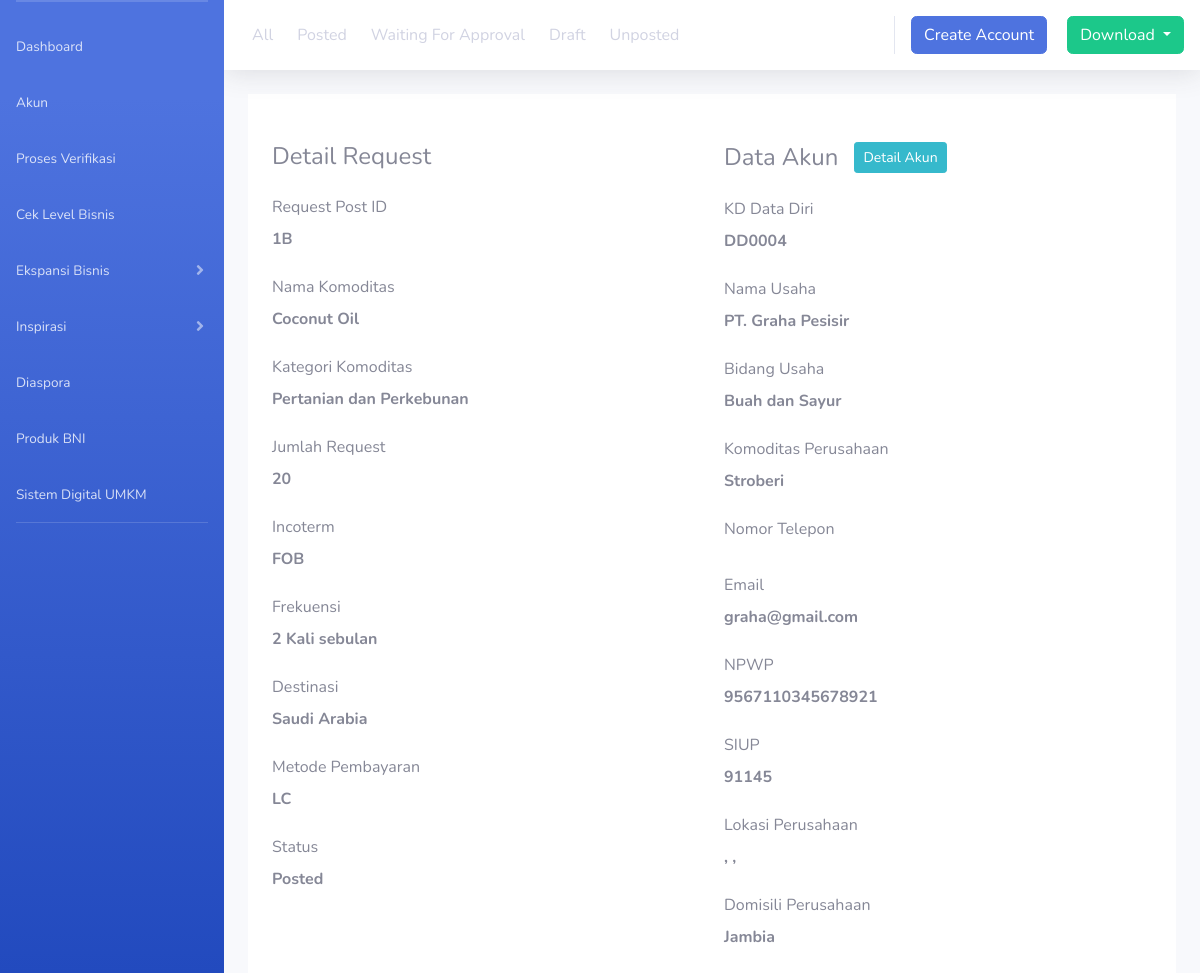
/ekspansirequest/detail/1B, run on the app's committed database.
### tables this page shows
CREATE TABLE `ekspansi_request` (
  `request_post_id` varchar(100) NOT NULL,
  `comodity_name` varchar(100) NOT NULL,
  `kd_data_diri` varchar(50) NOT NULL,
  `request_id` varchar(50) NOT NULL,
  `destination` varchar(100) NOT NULL,
  `category` varchar(100) NOT NULL,
  `status` varchar(75) NOT NULL,
  `application` int(50) NOT NULL,
  `payment` varchar(100) NOT NULL,
  `create_date` date NOT NULL,
  `qty_komoditas` int(11) NOT NULL,
  `incoterm` varchar(500) NOT NULL,
  `frekuensi` varchar(500) NOT NULL
);

CREATE TABLE `data_usaha` (
  `id_usaha` int(10) NOT NULL,
  `nama_usaha` varchar(50) NOT NULL,
  `domisili_perusahaan` varchar(50) NOT NULL,
  `email_perusahaan` varchar(70) NOT NULL,
  `website` text NOT NULL,
  `bidang_usaha` varchar(50) NOT NULL,
  `komoditi_usaha` varchar(50) NOT NULL,
  `skala` varchar(50) NOT NULL,
  `satuan` varchar(50) NOT NULL,
  `nib` varchar(50) NOT NULL,
  `npwp_perusahaan` varchar(50) NOT NULL,
  `no_siup` varchar(50) NOT NULL,
  `no_peb` varchar(50) NOT NULL,
  `no_akta` varchar(50) NOT NULL,
  `verified` varchar(50) NOT NULL,
  `qyc_nib` tinyint(4) NOT NULL,
  `qyc_npwp` tinyint(4) NOT NULL,
  `qyc_siup` tinyint(4) NOT NULL,
  `qyc_peb` tinyint(4) NOT NULL,
  `qyc_akta` tinyint(4) NOT NULL,
  `qyc_domisili` tinyint(4) NOT NULL,
  `foto_nib` varchar(500) DEFAULT NULL,
  `foto_npwp` varchar(500) DEFAULT NULL,
  `foto_siup` varchar(500) DEFAULT NULL,
  `foto_peb` varchar(500) DEFAULT NULL,
  `foto_akta` varchar(500) DEFAULT NULL,
  `foto_domisili` varchar(500) DEFAULT NULL,
  `kd_data_diri` varchar(20) DEFAULT NULL
);

### application/models/Ekspansirequest_m.php (called while the page is built, shortened)
<?php defined('BASEPATH') or exit('No direct script access allowed');
class ekspansirequest_m extends CI_ModeL
{
    public function get_by_request_id($id) {
        $this->db->from('ekspansi_request as er');
        $this->db->where('er.request_post_id', $id);
        $query = $this->db->get();
        return $query->row();
    }
}

### application/controllers/Ekspansirequest.php (called while the page is built, shortened)
<?php
class ekspansirequest extends CI_Controller
{
    function detail ($id) {
        $ekspansiRequest = $this->ekspansirequest->get_by_request_id($id);
        $data = array(
            'title' => 'Detail Ekspansi Request',
            'header' => 'template/header',
            'menu' => 'template/menu',
            'content' => 'template/content',
            'app' => 'ekspansirequest_detail',
            'ekspansi_request' => $ekspansiRequest,
            'user' => $this->detail_akun->get_data($ekspansiRequest->kd_data_diri)[0],
        );
    }
}

### index.php (called while the page is built, shortened)
<?php
require_once BASEPATH.'core/CodeIgniter.php';

### application/models/Detail_akun_model.php (called while the page is built, shortened)
<?php
class detail_akun_model extends CI_Model
{
    public function get_data($id)
    {
        $kd_diri = $id;
        $this->db->where('kd_data_diri', $kd_diri);
        return $this->db->get('data_usaha')->result_array();
    }
}

### application/views/ekspansirequest_detail.php (the view, shortened to what this page needs)
<div class="container" style="background-color: #FFF">
    <div class="row">
        <div class="col-12 col-md-6 pt-5">
            <div class="row">
                <div class="col-12 d-flex mb-4" style="flex-direction: row; justify-content: flex-start; align-items: center;">
                    <h4 class="mb-0">Detail Request</h4>
                </div>
                <div class="col-12 d-flex mb-4" style="flex-direction: column">
                    <label>Request Post ID</label>
                    <span>
                        <strong><?= $ekspansi_request->request_post_id ?></strong>
                    </span>
                </div>
                <div class="col-12 d-flex mb-4" style="flex-direction: column">
                    <label>Nama Komoditas</label>
                    <span>
                        <strong><?= $ekspansi_request->comodity_name ?></strong>
                    </span>
                </div>
                <div class="col-12 d-flex mb-4" style="flex-direction: column">
                    <label>Kategori Komoditas</label>
                    <span>
                        <strong><?= $ekspansi_request->category ?></strong>
                    </span>
                </div>
                <div class="col-12 d-flex mb-4" style="flex-direction: column">
                    <label>Jumlah Request</label>
                    <span>
                        <strong><?= $ekspansi_request->qty_komoditas ?></strong>
                    </span>
                </div>
                <div class="col-12 d-flex mb-4" style="flex-direction: column">
                    <label>Incoterm</label>
                    <span>
                        <strong><?= $ekspansi_request->incoterm ?></strong>
                    </span>
                </div>
                <div class="col-12 d-flex mb-4" style="flex-direction: column">
                    <label>Frekuensi</label>
                    <span>
                        <strong><?= $ekspansi_request->frekuensi ?></strong>
                    </span>
                </div>
                <div class="col-12 d-flex mb-4" style="flex-direction: column">
                    <label>Destinasi</label>
                    <span>
                        <strong><?= $ekspansi_request->destination ?></strong>
                    </span>
                </div>
                <div class="col-12 d-flex mb-4" style="flex-direction: column">
                    <label>Metode Pembayaran</label>
                    <span>
                        <strong><?= $ekspansi_request->payment ?></strong>
                    </span>
                </div>
                <div class="col-12 d-flex mb-4" style="flex-direction: column">
                    <label>Status</label>
                    <span>
                        <strong><?= $ekspansi_request->status ?></strong>
                    </span>
                </div>
            </div>
        </div>
        <div class="col-12 col-md-6 pt-5">
            <div class="row">
                <div class="col-12 d-flex mb-4" style="flex-direction: row; justify-content: flex-start; align-items: center;">
                    <h4 class="mb-0">Data Akun</h4>
                    <a href="<?= site_url('/akun/detail_akun/'.$user['kd_data_diri']) ?>" class="btn btn-sm btn-info d-inline-block ml-3">Detail Akun</a>
                </div>
                <div class="col-12 d-flex mb-4" style="flex-direction: column">
                    <label>KD Data Diri</label>
                    <span>
                        <strong><?= $user['kd_data_diri'] ?></strong>
                    </span>
                </div>
                <div class="col-12 d-flex mb-4" style="flex-direction: column">
                    <label>Nama Usaha</label>
                    <span>
                        <strong><?= $user['nama_usaha'] ?></strong>
                    </span>
                </div>
                <div class="col-12 d-flex mb-4" style="flex-direction: column">
                    <label>Bidang Usaha</label>
                    <span>
                        <strong><?= $user['bidang_usaha'] ?></strong>
                    </span>
                </div>
                <div class="col-12 d-flex mb-4" style="flex-direction: column">
                    <label>Komoditas Perusahaan</label>
                    <span>
                        <strong><?= $user['komoditi_usaha'] ?></strong>
                    </span>
                </div>
                <div class="col-12 d-flex mb-4" style="flex-direction: column">
                    <label>Nomor Telepon</label>
                </div>
                <div class="col-12 d-flex mb-4" style="flex-direction: column">
                    <label>Email</label>
                    <span>
                        <strong><?= $user['email_perusahaan'] ?></strong>
                    </span>
                </div>
                <div class="col-12 d-flex mb-4" style="flex-direction: column">
                    <label>NPWP</label>
                    <span>
                        <strong><?= $user['npwp_perusahaan'] ?></strong>
                    </span>
                </div>
                <div class="col-12 d-flex mb-4" style="flex-direction: column">
                    <label>SIUP</label>
                    <span>
                        <strong><?= $user['no_siup'] ?></strong>
                    </span>
                </div>
                <div class="col-12 d-flex mb-4" style="flex-direction: column">
                    <label>Lokasi Perusahaan</label>
                    <span>
                        <strong><?= $user['kecamatan'] ?>, <?= $user['kota'] ?>, <?= $user['provinsi'] ?></strong>
                    </span>
                </div>
                <div class="col-12 d-flex mb-4" style="flex-direction: column">
                    <label>Domisili Perusahaan</label>
                    <span>
                        <strong><?= $user['domisili_perusahaan'] ?></strong>
                    </span>
                </div>
            </div>
        </div>
    </div>
</div>

### data on the page
ekspansi_request: request_post_id "1B", comodity_name "Coconut Oil", category "Pertanian dan Perkebunan", qty_komoditas "20", incoterm "FOB", frekuensi "2 Kali sebulan", destination "Saudi Arabia", payment "LC", status "Posted"
data_usaha: kd_data_diri "DD0004", nama_usaha "PT. Graha Pesisir", bidang_usaha "Buah dan Sayur", komoditi_usaha "Stroberi", email_perusahaan "graha@gmail.com", npwp_perusahaan "9567110345678921", no_siup "91145", domisili_perusahaan "Jambia"
